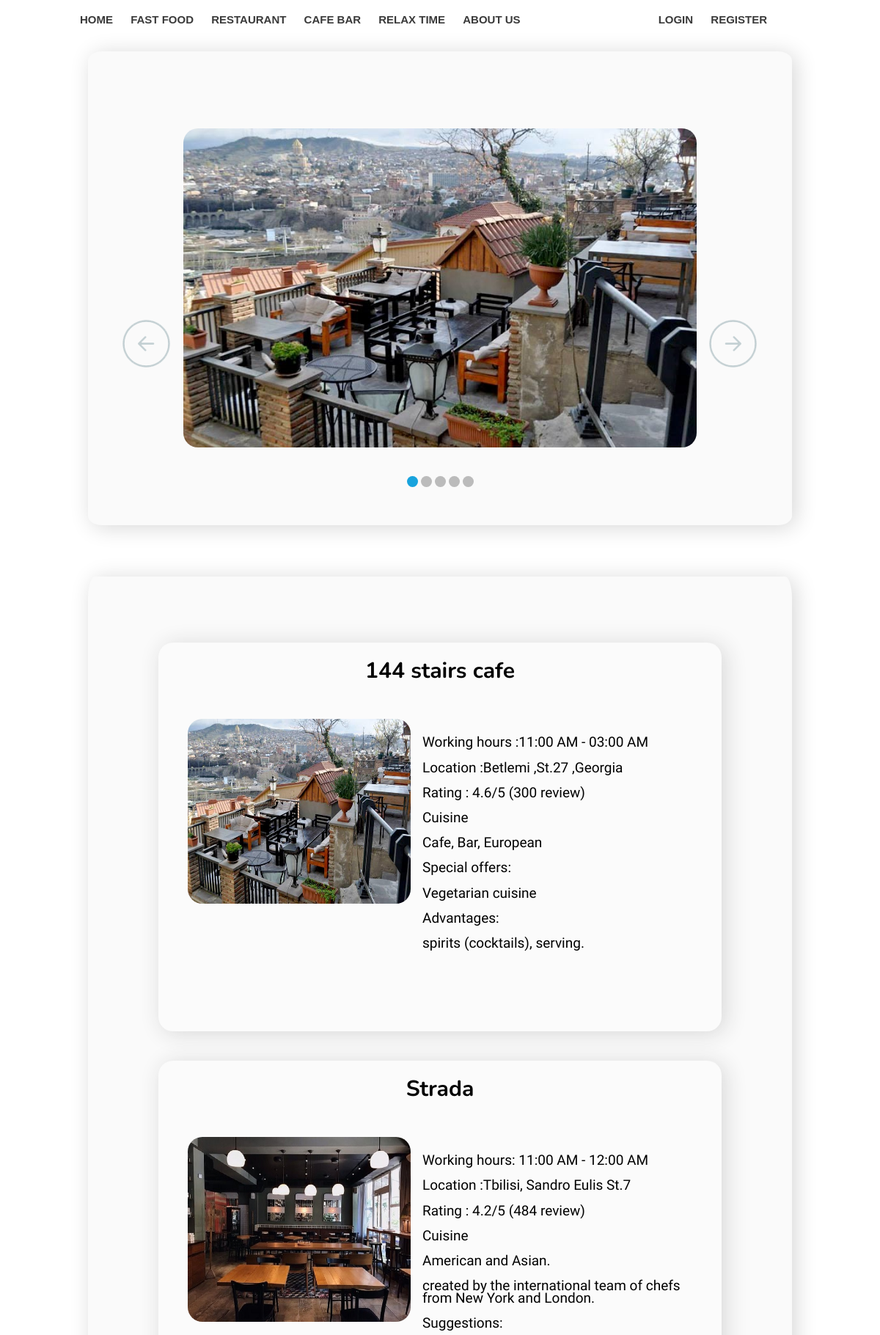
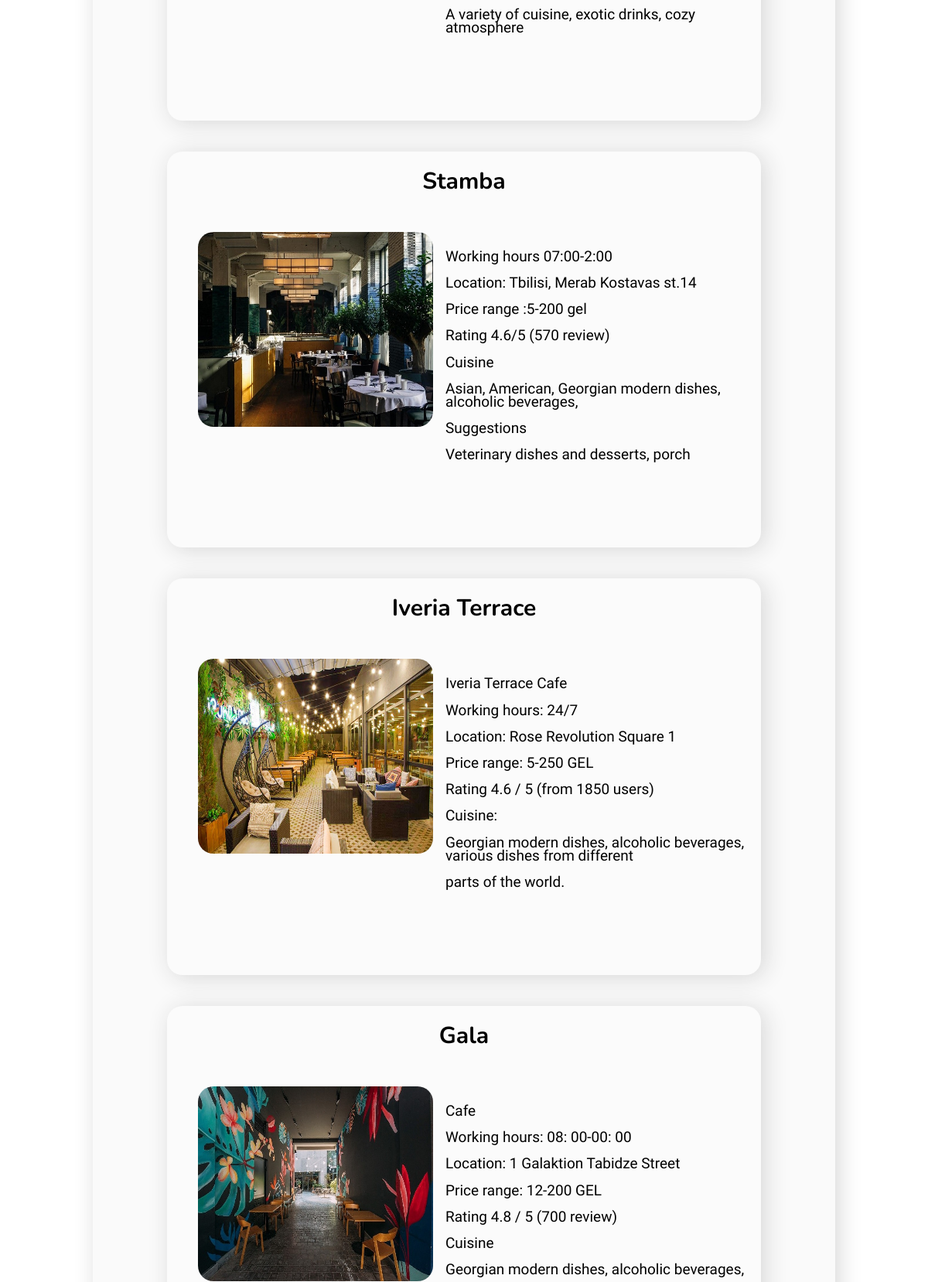
Screenshot of /cafe.php (upper part) with the database file from the repository (2 pictures, top to bottom).
### tables this page shows
CREATE TABLE IF NOT EXISTS `info` (
  `id` int(11) NOT NULL AUTO_INCREMENT,
  `name` varchar(255) NOT NULL,
  `info` varchar(999) NOT NULL,
  `images` varchar(255) NOT NULL,
  PRIMARY KEY (`id`)
);

### cafe.php (the view, shortened to what this page needs)
<?php require "db/dbconect.php"?>
<!DOCTYPE html>
<html lang="en">
<head>
    <link rel="stylesheet" href="../public_html/media/css/fastfood.css">
    <link rel="stylesheet" href="../public_html/media/css/slid.css">
<?php require "header.php"?>
<body>
    <div class="container">
        <div class="block">
            <div class="block_content">
                <div class="all">
                <article id="slider">
                    <div id="slides">
                        <div id="overflow">
                            <div class="image">
                                <article><img src="media/images/cafe/1.jpg"></article>
                            </div>
                        </div>
                    </div>
                    <div id="controls">
                        <label for="switch2"></label>
                        <label for="switch5"></label>
                    </div>
                    <div id="active">
                        <label for="switch1"></label>
                        <label for="switch2"></label>
                        <label for="switch3"></label>
                        <label for="switch4"></label>
                        <label for="switch5"></label>
                    </div>
                </article>
                </div>
            </div>
        </div>
    </div>
    <div class="height">
            <div class="container">
                    <div class="block2">
                        <div class="block_content2">
                            <?php
                            $info=mysqli_query($connection,"SELECT * FROM info");
                            ?>
                            <?php
                            while ($inf= $info->fetch_assoc()) {
                            ?>
                                <div class="design">
                            <div class="place_img">
                                <img class="img" src="media/images/cafe/<?php echo $inf['images'];?>">
                            </div>
                            <div class="text">
                                <div class="text_header"><?php echo $inf['name'];?></div>
                                <div class="info"><?php echo $inf['info'];?></div>
                            </div>
                                </div>
                                <?php
                            }
                            ?>
                        </div>
                    </div>
            </div>
    </div>
</body>
</html>

### media/css/fastfood.css (style rules this page uses)
body { margin: 0; line-height: 1.6; }
*, *:before, *:after { box-sizing: border-box; }
.height { margin: 50px 0; width: 100%; height: 100vh; }
.container { margin: 0 auto; width: 80%; }
.block { margin-top: 70px; text-align: left; background-color: #fafafa; width: 100%; padding: 30px 0; box-shadow: 5px 3px 30px #d7d7d7; border-radius: 2%; }
.block2 { display: flex; flex-wrap: wrap; margin-top: 70px; text-align: left; background-color: #fafafa; padding: 30px 0; box-shadow: 5px 3px 30px #d7d7d7; border-radius: 1%; }
.block_content2 { justify-content: space-between; position: relative; margin-bottom: 100px; width: 100%; background-color: #fafafa; padding-top: 20px; }
.img { position: absolute; max-width: 38vh; height: 31.5vh; background-repeat: no-repeat; background-size: cover; background-position: center center; margin-top: 13vh; margin-left: 5vh; }
img { border-radius: 20px; }
.text { line-height: 0.9; padding: 0 0; }
.text_header { font-family: 'Nunito', sans-serif; padding-top: 25px; text-align: center; font-size: 30px; font-weight: bold; }
.info { line-height: 0.9; padding: 75px 15px 15px 45vh; font-size: 19px; font-family: 'Varela Round', sans-serif; }
.design { padding-bottom: 10vh; width: 80%; position: relative; background-color: #fbfbfb; border-radius: 20px; z-index: 10; box-shadow: 5px 3px 30px #d7d7d7; margin-top: 40px; margin-left: auto; margin-right: auto; }

### media/css/slid.css (style rules this page uses)
#slider { position: relative; text-align: center; top: 10px; }
#slider { margin: 0 auto; }
#slides article { width: 20%; float: left; }
#slides .image { width: 500%; line-height: 0; }
#overflow { width: 100%; overflow: hidden; }
article img { width: 100%; }
#desktop:checked ~ #slider { max-width: 700px; }
#switch1:checked ~ #controls label:nth-child(5), #switch2:checked ~ #controls label:nth-child(1), #switch3:checked ~ #controls label:nth-child(2), #switch4:checked ~ #controls label:nth-child(3), #switch5:checked ~ #controls label:nth-child(4) { background: url('../images/prev.png') no-repeat; float: left; margin: 0 0 0 -84px; display: block; height: 68px; width: 68px; }
#switch1:checked ~ #controls label:nth-child(2), #switch2:checked ~ #controls label:nth-child(3), #switch3:checked ~ #controls label:nth-child(4), #switch4:checked ~ #controls label:nth-child(5), #switch5:checked ~ #controls label:nth-child(1) { background: url('../images/next.png') no-repeat; float: right; margin: 0 -84px 0 0; display: block; height: 68px; width: 68px; }
label, a { cursor: pointer; }
.all { margin-top: 5vh; padding: 25px 0; }
#switch1:checked ~ #slides .image { margin-left: 0; }
#controls { margin: -25% 0 0 0; width: 100%; height: 50px; }
#active label { border-radius: 10px; display: inline-block; width: 15px; height: 15px; background: #bbb; }
#active { margin: 23% 0 0; text-align: center; }
#switch1:checked ~ #active label:nth-child(1), #switch2:checked ~ #active label:nth-child(2), #switch3:checked ~ #active label:nth-child(3), #switch4:checked ~ #active label:nth-child(4), #switch5:checked ~ #active label:nth-child(5) { background: #18a3dd; border-color: #18a3dd !important; }
#slides .image { transition: all 880ms cubic-bezier(0.770, 0.000, 0.175, 1.000); }
#controls label { transition: opacity 0.2s ease-out; }

### rows the page displays
info: images (picture), name "144 stairs cafe", info "Working hours :11:00 AM - 03:00 AM Location :Betlemi ,St.27 ,Georgia Rating : 4.6/5 (300 review) Cuisine Cafe, Bar, European Special offers: Vegetarian cuisine Advantages: spirits (cocktails), serving."
info: images (picture), name "Strada", info "Working hours: 11:00 AM - 12:00 AM Location :Tbilisi, Sandro Eulis St.7 Rating : 4.2/5 (484 review) Cuisine American and Asian. created by the international team of chefs from New York and London. Suggestions: A variety of cuisine, exotic drinks, cozy atmosphere"
info: images (picture), name "Stamba", info "Working hours 07:00-2:00 Location: Tbilisi, Merab Kostavas st.14 Price range :5-200 gel Rating 4.6/5 (570 review) Cuisine Asian, American, Georgian modern dishes, alcoholic beverages, Suggestions Veterinary dishes and desserts, porch"
info: images (picture), name "Iveria Terrace", info "Iveria Terrace Cafe Working hours: 24/7 Location: Rose Revolution Square 1 Price range: 5-250 GEL Rating 4.6 / 5 (from 1850 users) Cuisine: Georgian modern dishes, alcoholic beverages, various dishes from different parts of the world."
info: images (picture), name "Gala", info "Cafe Working hours: 08: 00-00: 00 Location: 1 Galaktion Tabidze Street Price range: 12-200 GEL Rating 4.8 / 5 (700 review) Cuisine Georgian modern dishes, alcoholic beverages,"
